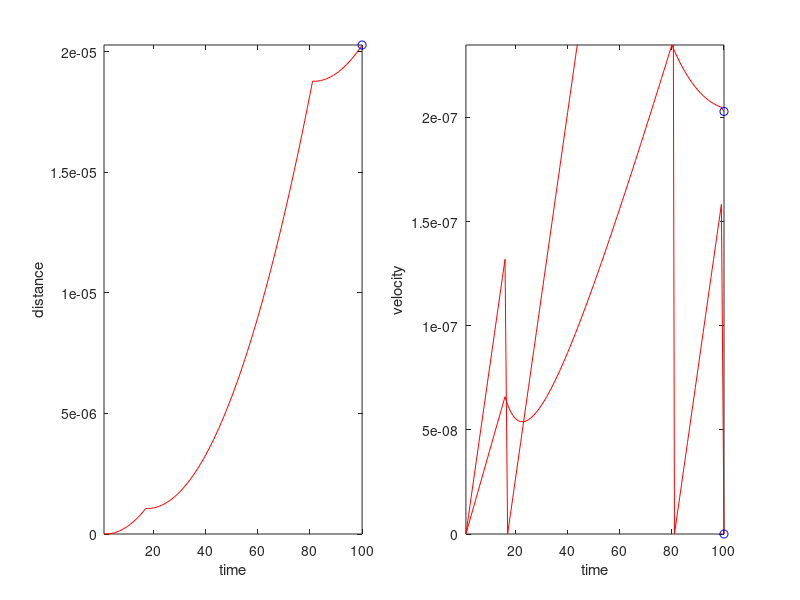

MATLAB code to generate this figure:
function [] = PA2()
% Baldeep Kooner 101004107
% ELEC 4700 MonteCarlo PA (2) Assignment
% nTime = number of time steps
% Ex = Electric Field in the x-direction
Ex = 5*10^-20;
dt = 1; 
nTime = 100; 
Ps = 0.05; %probability of scattering
%P = @(dx) 1 - exp(-dx/lambda); 
%P = 1 - 1.2*rand();
%x0 = 0; 
%v0 = 0;
t = 1:nTime;%time
dt = 1; 
x = zeros(1, nTime); %distance
vx = zeros(1, nTime); %velocity
vdx = zeros(1, nTime);
vxsum = zeros(1, nTime);
for n = 2:nTime
    P = rand();
    if P <= 0.05
        vx(n) = 0;
    else
        vx(n) = vx(n-1) + (1.60217653e-19)*Ex*dt / (9.10938215e-31);
    end
     %x(n) = vx(n-1)*dt + ((1.60217653e-19)*Ex*dt^2) / (2*(9.10938215e-31));
     x(n) = x(n-1) + vx(n-1)*dt; 
     vxsum(n) = vxsum(n-1) + vx(n);
     vdx(n) = vxsum(n)/n;
end


    
%plot(t, vx)
%xlabel('time')
%ylabel('velocity')
%hold on
%plot(t, x)
    subplot(1, 2, 1)
    comet(t, x)
    xlabel('time')
    ylabel('distance')
    subplot(1, 2, 2)
    comet(t, vx)
    hold on
    comet(t, vdx)

    xlabel('time')
    ylabel('velocity')
    %title(vdx)
    hold off





end

